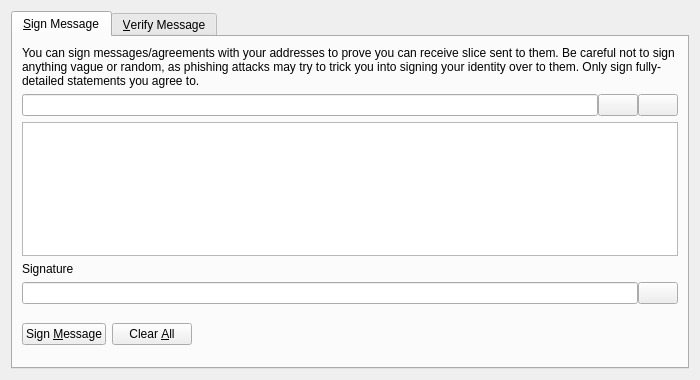
<?xml version="1.0" encoding="UTF-8"?>
<ui version="4.0">
 <class>SignVerifyMessageDialog</class>
 <widget class="QDialog" name="SignVerifyMessageDialog">
  <property name="geometry">
   <rect>
    <x>0</x>
    <y>0</y>
    <width>700</width>
    <height>380</height>
   </rect>
  </property>
  <property name="windowTitle">
   <string>Signatures - Sign / Verify a Message</string>
  </property>
  <property name="modal">
   <bool>true</bool>
  </property>
  <layout class="QVBoxLayout" name="verticalLayout">
   <item>
    <widget class="QTabWidget" name="tabWidget">
     <property name="currentIndex">
      <number>0</number>
     </property>
     <widget class="QWidget" name="tabSignMessage">
      <attribute name="title">
       <string>&amp;Sign Message</string>
      </attribute>
      <layout class="QVBoxLayout" name="verticalLayout_SM">
       <item>
        <widget class="QLabel" name="infoLabel_SM">
         <property name="text">
          <string>You can sign messages/agreements with your addresses to prove you can receive slice sent to them. Be careful not to sign anything vague or random, as phishing attacks may try to trick you into signing your identity over to them. Only sign fully-detailed statements you agree to.</string>
         </property>
         <property name="textFormat">
          <enum>Qt::PlainText</enum>
         </property>
         <property name="wordWrap">
          <bool>true</bool>
         </property>
        </widget>
       </item>
       <item>
        <layout class="QHBoxLayout" name="horizontalLayout_1_SM">
         <property name="spacing">
          <number>0</number>
         </property>
         <item>
          <widget class="QValidatedLineEdit" name="addressIn_SM">
           <property name="toolTip">
            <string>The Slice address to sign the message with</string>
           </property>
          </widget>
         </item>
         <item>
          <widget class="QPushButton" name="addressBookButton_SM">
           <property name="toolTip">
            <string>Choose previously used address</string>
           </property>
           <property name="text">
            <string/>
           </property>
           <property name="icon">
            <iconset resource="../bitcoin.qrc">
             <normaloff>:/icons/address-book</normaloff>:/icons/address-book</iconset>
           </property>
           <property name="shortcut">
            <string>Alt+A</string>
           </property>
           <property name="autoDefault">
            <bool>false</bool>
           </property>
          </widget>
         </item>
         <item>
          <widget class="QPushButton" name="pasteButton_SM">
           <property name="toolTip">
            <string>Paste address from clipboard</string>
           </property>
           <property name="text">
            <string/>
           </property>
           <property name="icon">
            <iconset resource="../bitcoin.qrc">
             <normaloff>:/icons/editpaste</normaloff>:/icons/editpaste</iconset>
           </property>
           <property name="shortcut">
            <string>Alt+P</string>
           </property>
           <property name="autoDefault">
            <bool>false</bool>
           </property>
          </widget>
         </item>
        </layout>
       </item>
       <item>
        <widget class="QPlainTextEdit" name="messageIn_SM">
         <property name="toolTip">
          <string>Enter the message you want to sign here</string>
         </property>
        </widget>
       </item>
       <item>
        <widget class="QLabel" name="signatureLabel_SM">
         <property name="text">
          <string>Signature</string>
         </property>
         <property name="textFormat">
          <enum>Qt::PlainText</enum>
         </property>
        </widget>
       </item>
       <item>
        <layout class="QHBoxLayout" name="horizontalLayout_2_SM">
         <property name="spacing">
          <number>0</number>
         </property>
         <item>
          <widget class="QLineEdit" name="signatureOut_SM">
           <property name="font">
            <font>
             <italic>true</italic>
            </font>
           </property>
           <property name="readOnly">
            <bool>true</bool>
           </property>
          </widget>
         </item>
         <item>
          <widget class="QPushButton" name="copySignatureButton_SM">
           <property name="toolTip">
            <string>Copy the current signature to the system clipboard</string>
           </property>
           <property name="text">
            <string/>
           </property>
           <property name="icon">
            <iconset resource="../bitcoin.qrc">
             <normaloff>:/icons/editcopy</normaloff>:/icons/editcopy</iconset>
           </property>
           <property name="autoDefault">
            <bool>false</bool>
           </property>
          </widget>
         </item>
        </layout>
       </item>
       <item>
        <layout class="QHBoxLayout" name="horizontalLayout_3_SM">
         <item>
          <widget class="QPushButton" name="signMessageButton_SM">
           <property name="toolTip">
            <string>Sign the message to prove you own this Slice address</string>
           </property>
           <property name="text">
            <string>Sign &amp;Message</string>
           </property>
           <property name="icon">
            <iconset resource="../bitcoin.qrc">
             <normaloff>:/icons/edit</normaloff>:/icons/edit</iconset>
           </property>
           <property name="autoDefault">
            <bool>false</bool>
           </property>
          </widget>
         </item>
         <item>
          <widget class="QPushButton" name="clearButton_SM">
           <property name="toolTip">
            <string>Reset all sign message fields</string>
           </property>
           <property name="text">
            <string>Clear &amp;All</string>
           </property>
           <property name="icon">
            <iconset resource="../bitcoin.qrc">
             <normaloff>:/icons/remove</normaloff>:/icons/remove</iconset>
           </property>
           <property name="autoDefault">
            <bool>false</bool>
           </property>
          </widget>
         </item>
         <item>
          <spacer name="horizontalSpacer_1_SM">
           <property name="orientation">
            <enum>Qt::Horizontal</enum>
           </property>
           <property name="sizeHint" stdset="0">
            <size>
             <width>40</width>
             <height>48</height>
            </size>
           </property>
          </spacer>
         </item>
         <item>
          <widget class="QLabel" name="statusLabel_SM">
           <property name="font">
            <font>
             <weight>75</weight>
             <bold>true</bold>
            </font>
           </property>
           <property name="text">
            <string/>
           </property>
           <property name="wordWrap">
            <bool>true</bool>
           </property>
          </widget>
         </item>
         <item>
          <spacer name="horizontalSpacer_2_SM">
           <property name="orientation">
            <enum>Qt::Horizontal</enum>
           </property>
           <property name="sizeHint" stdset="0">
            <size>
             <width>40</width>
             <height>48</height>
            </size>
           </property>
          </spacer>
         </item>
        </layout>
       </item>
      </layout>
     </widget>
     <widget class="QWidget" name="tabVerifyMessage">
      <attribute name="title">
       <string>&amp;Verify Message</string>
      </attribute>
      <layout class="QVBoxLayout" name="verticalLayout_VM">
       <item>
        <widget class="QLabel" name="infoLabel_VM">
         <property name="text">
          <string>Enter the receiver's address, message (ensure you copy line breaks, spaces, tabs, etc. exactly) and signature below to verify the message. Be careful not to read more into the signature than what is in the signed message itself, to avoid being tricked by a man-in-the-middle attack. Note that this only proves the signing party receives with the address, it cannot prove sendership of any transaction!</string>
         </property>
         <property name="textFormat">
          <enum>Qt::PlainText</enum>
         </property>
         <property name="alignment">
          <set>Qt::AlignLeading|Qt::AlignLeft|Qt::AlignTop</set>
         </property>
         <property name="wordWrap">
          <bool>true</bool>
         </property>
        </widget>
       </item>
       <item>
        <layout class="QHBoxLayout" name="horizontalLayout_1_VM">
         <property name="spacing">
          <number>0</number>
         </property>
         <item>
          <widget class="QValidatedLineEdit" name="addressIn_VM">
           <property name="toolTip">
            <string>The Slice address the message was signed with</string>
           </property>
          </widget>
         </item>
         <item>
          <widget class="QPushButton" name="addressBookButton_VM">
           <property name="toolTip">
            <string>Choose previously used address</string>
           </property>
           <property name="text">
            <string/>
           </property>
           <property name="icon">
            <iconset resource="../bitcoin.qrc">
             <normaloff>:/icons/address-book</normaloff>:/icons/address-book</iconset>
           </property>
           <property name="shortcut">
            <string>Alt+A</string>
           </property>
           <property name="autoDefault">
            <bool>false</bool>
           </property>
          </widget>
         </item>
        </layout>
       </item>
       <item>
        <widget class="QPlainTextEdit" name="messageIn_VM"/>
       </item>
       <item>
        <widget class="QValidatedLineEdit" name="signatureIn_VM"/>
       </item>
       <item>
        <layout class="QHBoxLayout" name="horizontalLayout_2_VM">
         <item>
          <widget class="QPushButton" name="verifyMessageButton_VM">
           <property name="toolTip">
            <string>Verify the message to ensure it was signed with the specified Slice address</string>
           </property>
           <property name="text">
            <string>Verify &amp;Message</string>
           </property>
           <property name="icon">
            <iconset resource="../bitcoin.qrc">
             <normaloff>:/icons/transaction_0</normaloff>:/icons/transaction_0</iconset>
           </property>
           <property name="autoDefault">
            <bool>false</bool>
           </property>
          </widget>
         </item>
         <item>
          <widget class="QPushButton" name="clearButton_VM">
           <property name="toolTip">
            <string>Reset all verify message fields</string>
           </property>
           <property name="text">
            <string>Clear &amp;All</string>
           </property>
           <property name="icon">
            <iconset resource="../bitcoin.qrc">
             <normaloff>:/icons/remove</normaloff>:/icons/remove</iconset>
           </property>
           <property name="autoDefault">
            <bool>false</bool>
           </property>
          </widget>
         </item>
         <item>
          <spacer name="horizontalSpacer_1_VM">
           <property name="orientation">
            <enum>Qt::Horizontal</enum>
           </property>
           <property name="sizeHint" stdset="0">
            <size>
             <width>40</width>
             <height>48</height>
            </size>
           </property>
          </spacer>
         </item>
         <item>
          <widget class="QLabel" name="statusLabel_VM">
           <property name="font">
            <font>
             <weight>75</weight>
             <bold>true</bold>
            </font>
           </property>
           <property name="text">
            <string/>
           </property>
           <property name="wordWrap">
            <bool>true</bool>
           </property>
          </widget>
         </item>
         <item>
          <spacer name="horizontalSpacer_2_VM">
           <property name="orientation">
            <enum>Qt::Horizontal</enum>
           </property>
           <property name="sizeHint" stdset="0">
            <size>
             <width>40</width>
             <height>48</height>
            </size>
           </property>
          </spacer>
         </item>
        </layout>
       </item>
      </layout>
     </widget>
    </widget>
   </item>
  </layout>
 </widget>
 <customwidgets>
  <customwidget>
   <class>QValidatedLineEdit</class>
   <extends>QLineEdit</extends>
   <header>qt/qvalidatedlineedit.h</header>
  </customwidget>
 </customwidgets>
 <resources>
  <include location="../bitcoin.qrc"/>
 </resources>
 <connections/>
</ui>
